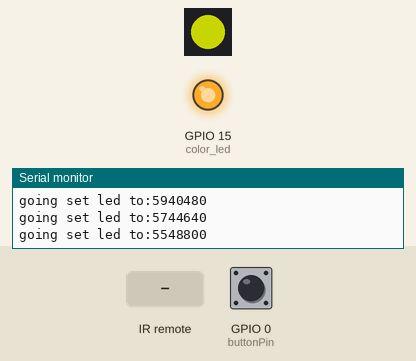
A sketch run on a simulated ESP8266 (NodeMCU). Parts: 1 RGB LEDs in strip order, left to right, output pins drawn as LEDs (lit = HIGH), the last lines printed to the serial monitor. The test bench sets the inputs (shaded band); at power-on: GPIO 0 (buttonPin) HIGH. Dim RGB values are drawn brighter than linear; WiFi joins after 1.5 s; servers stay silent unless stated.

Above: at 2.8 s.
2.9 s: infrared code 0xFFE01F received
At 3.0 s:
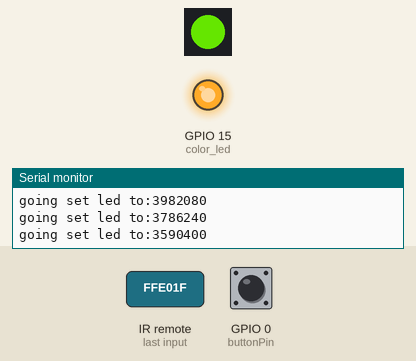
5.9 s: infrared code 0xFAB123 received
At 7.02 s:
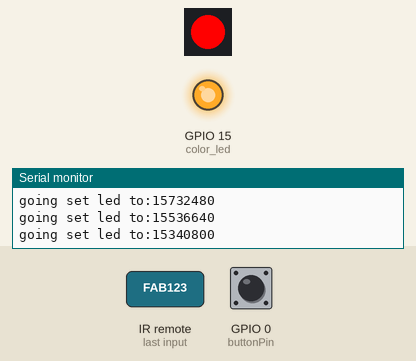
8.9 s: infrared code 0xFFE896 received
At 9.51 s:
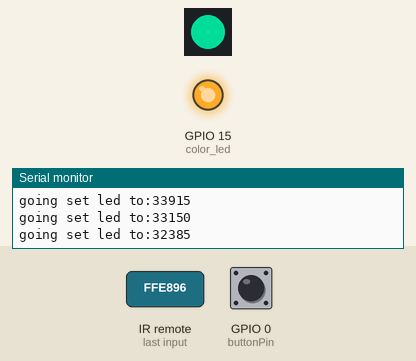
Timing chart, 0 to 17.9 s (numbered marks = the images above; inputs shaded):
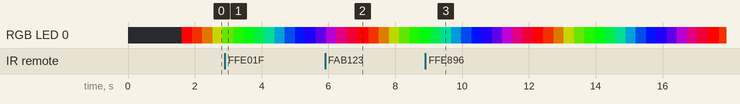

The sketch:

acremote.ino
```cpp
/*
    Simple HTTP get webclient test
*/

#include <DHT.h>
#include <Wire.h>
#include <IRremoteESP8266.h>
#include <ESP8266WiFi.h>
#include <ESP8266WebServer.h>
#include <ESP8266SSDP.h>
#include <Adafruit_TCS34725.h>
#include <Adafruit_NeoPixel.h>

const char* ssid     = "MM-Guest";
const char* password = "GuestAccess2016";

const int buttonPin     = 0;
const int irLedPin      = 2;
const int color_sda     = 4;
const int motionPin     = 5;
const int tempSensorPin = 12;
const int irSensorPin   = 13;
const int color_scl     = 14;
const int color_led     = 15; /* no such pin number! */
const int neoPixelPin   = 2;  /* conflicts with IR PIN; can't use 16 */

int temp_enabled = 0;
int color_enabled = 0;

ESP8266WebServer HTTP(80);
IRsend irsend(irLedPin);
IRrecv irrecv(irSensorPin);
DHT dht(tempSensorPin, DHT11);
Adafruit_TCS34725 tcs = Adafruit_TCS34725(TCS34725_INTEGRATIONTIME_700MS, TCS34725_GAIN_1X);
Adafruit_NeoPixel strip = Adafruit_NeoPixel(1, neoPixelPin, NEO_GRB + NEO_KHZ800);

void  ircode (decode_results *results)
{
  // Panasonic has an Address
  if (results->decode_type == PANASONIC) {
    Serial.print(results->panasonicAddress, HEX);
    Serial.print(":");
  }

  // Print Code
  Serial.print(results->value, HEX);
}
void  encoding (decode_results *results)
{
  switch (results->decode_type) {
    default:
    case UNKNOWN:      Serial.print("UNKNOWN");       break ;
    case NEC:          Serial.print("NEC");           break ;
    case SONY:         Serial.print("SONY");          break ;
    case RC5:          Serial.print("RC5");           break ;
    case RC6:          Serial.print("RC6");           break ;
    case DISH:         Serial.print("DISH");          break ;
    case SHARP:        Serial.print("SHARP");         break ;
    case JVC:          Serial.print("JVC");           break ;
    case SANYO:        Serial.print("SANYO");         break ;
    case MITSUBISHI:   Serial.print("MITSUBISHI");    break ;
    case SAMSUNG:      Serial.print("SAMSUNG");       break ;
    case LG:           Serial.print("LG");            break ;
    case WHYNTER:      Serial.print("WHYNTER");       break ;
    case AIWA_RC_T501: Serial.print("AIWA_RC_T501");  break ;
    case PANASONIC:    Serial.print("PANASONIC");     break ;
  }
}
void  dumpInfo (decode_results *results)
{
  // Show Encoding standard
  Serial.print("Encoding  : ");
  encoding(results);
  Serial.println("");

  // Show Code & length
  Serial.print("Code      : ");
  ircode(results);
  Serial.print(" (");
  Serial.print(results->bits, DEC);
  Serial.println(" bits)");
}
void  dumpRaw (decode_results *results)
{
  // Print Raw data
  Serial.print("Timing[");
  Serial.print(results->rawlen-1, DEC);
  Serial.println("]: ");

  for (int i = 1;  i < results->rawlen;  i++) {
    unsigned long  x = results->rawbuf[i] * USECPERTICK;
    if (!(i & 1)) {  // even
      Serial.print("-");
      if (x < 1000)  Serial.print(" ") ;
      if (x < 100)   Serial.print(" ") ;
      Serial.print(x, DEC);
    } else {  // odd
      Serial.print("     ");
      Serial.print("+");
      if (x < 1000)  Serial.print(" ") ;
      if (x < 100)   Serial.print(" ") ;
      Serial.print(x, DEC);
      if (i < results->rawlen-1) Serial.print(", "); //',' not needed for last one
    }
    if (!(i % 8))  Serial.println("");
  }
  Serial.println("");                    // Newline
}

void  dumpCode (decode_results *results)
{
  // Start declaration
  Serial.print("unsigned int  ");          // variable type
  Serial.print("rawData[");                // array name
  Serial.print(results->rawlen - 1, DEC);  // array size
  Serial.print("] = {");                   // Start declaration

  // Dump data
  for (int i = 1;  i < results->rawlen;  i++) {
    Serial.print(results->rawbuf[i] * USECPERTICK, DEC);
    if ( i < results->rawlen-1 ) Serial.print(","); // ',' not needed on last one
    if (!(i & 1))  Serial.print(" ");
  }

  // End declaration
  Serial.print("};");  //

  // Comment
  Serial.print("  // ");
  encoding(results);
  Serial.print(" ");
  ircode(results);

  // Newline
  Serial.println("");

  // Now dump "known" codes
  if (results->decode_type != UNKNOWN) {

    // Some protocols have an address
    if (results->decode_type == PANASONIC) {
      Serial.print("unsigned int  addr = 0x");
      Serial.print(results->panasonicAddress, HEX);
      Serial.println(";");
    }

    // All protocols have data
    Serial.print("unsigned int  data = 0x");
    Serial.print(results->value, HEX);
    Serial.println(";");
  }
}

void handleRoot() {
 HTTP.send(200, "text/html", "<html><head> <title>ESP8266 Demo</title></head><body><h1>Hello from ESP8266, you can send NEC encoded IR signals from here!</h1><p><a href=\"ir?code=16769055\">Send 0xFFE01F</a></p><p><a href=\"ir?code=16429347\">Send 0xFAB123</a></p><p><a href=\"ir?code=16771222\">Send 0xFFE896</a></p></body></html>");
}

void handleIr(){
  for (uint8_t i=0; i<HTTP.args(); i++){
    if(HTTP.argName(i) == "code")
    {
      unsigned long code = HTTP.arg(i).toInt();
      Serial.print("Sending 32Khz NEC code: ");
      Serial.println(code);
      irsend.sendNEC(code, 32);
    }
  }
  handleRoot();
}

void handleNotFound(){
  String message = "File Not Found\n\n";
  message += "URI: ";
  message += HTTP.uri();
  message += "\nMethod: ";
  message += (HTTP.method() == HTTP_GET)?"GET":"POST";
  message += "\nArguments: ";
  message += HTTP.args();
  message += "\n";
  for (uint8_t i=0; i<HTTP.args(); i++){
    message += " " + HTTP.argName(i) + ": " + HTTP.arg(i) + "\n";
  }
  HTTP.send(404, "text/plain", message);
}

void setup() {
  Serial.begin(115200);
  delay(100);

  Wire.pins(color_sda, color_scl); /* 4 = SDA / 14 = SCL */
  strip.begin();
  strip.show();

  // We start by connecting to a WiFi network

  Serial.println();
  Serial.println();
  Serial.print("Connecting to ");
  Serial.println(ssid);

  pinMode(buttonPin, INPUT);
  pinMode(color_led, OUTPUT);
  digitalWrite(color_led, 1);

  irsend.begin();
  irrecv.enableIRIn();
  dht.begin();

  if (tcs.begin()) {
    Serial.println("Found color sensor");
    color_enabled=1;
  } else {
    Serial.println("No TCS34725 color sensor found");
  }
  WiFi.mode(WIFI_STA); /* client mode */
  WiFi.begin(ssid, password);

  while (WiFi.status() != WL_CONNECTED) {
    delay(500);
    Serial.print(".");
  }

  byte macInt[6];
  String macStr;
  WiFi.macAddress(macInt);
  macStr.concat (String(macInt[5], HEX));
  macStr.concat (String(macInt[4], HEX));
  macStr.concat (String(macInt[3], HEX));
  macStr.concat (String(macInt[2], HEX));
  macStr.concat (String(macInt[1], HEX));
  macStr.concat (String(macInt[0], HEX));

  Serial.println("");
  Serial.println("WiFi connected");
  Serial.print("IP address: ");
  Serial.println(WiFi.localIP());
  Serial.print("SSID: ");
  Serial.println(WiFi.SSID());
  Serial.print("Signal Strength (RSSI): ");
  Serial.print(WiFi.RSSI());
  Serial.println("dBm");
  Serial.print("MAC address: ");
  Serial.println(macStr);

  Serial.printf("Starting HTTP...\n");
  HTTP.on("/", handleRoot);
  HTTP.on("/ir", handleIr);
  HTTP.on("/index.html", HTTP_GET, [](){
    HTTP.send(200, "text/plain", "Hello World!");
  });
  HTTP.on("/description.xml", HTTP_GET, [](){
    SSDP.schema(HTTP.client());
  });

  Serial.printf("Starting SSDP...\n");
  SSDP.setSchemaURL("description.xml");
  SSDP.setHTTPPort(80);
  SSDP.setName("WiFi IR Remote");
  SSDP.setSerialNumber(macStr);
  SSDP.setURL("index.html");
  SSDP.setModelName("Custom WiFi based IR transmitter");
  SSDP.setModelNumber("v1,0");
  SSDP.setModelURL("https://github.com/cj8scrambler/eagle/tree/master/HUZZAH_IR_SHIELD/hw");
  SSDP.setManufacturer("cj8scrambler");
  SSDP.setManufacturerURL("https://github.com/cj8scrambler/eagle/tree/master/HUZZAH_IR_SHIELD");
  SSDP.setDeviceType("urn:schemas-upnp-org:device:WifiRemote:1");
  SSDP.begin();

  HTTP.onNotFound(handleNotFound);
  HTTP.begin();
}

// Input a value 0 to 255 to get a color value.
// The colours are a transition r - g - b - back to r.
uint32_t Wheel(byte WheelPos) {
  WheelPos = 255 - WheelPos;
  if(WheelPos < 85) {
    return strip.Color(255 - WheelPos * 3, 0, WheelPos * 3);
  }
  if(WheelPos < 170) {
    WheelPos -= 85;
    return strip.Color(0, WheelPos * 3, 255 - WheelPos * 3);
  }
  WheelPos -= 170;
  return strip.Color(WheelPos * 3, 255 - WheelPos * 3, 0);
}

uint16_t counter=0;
uint8_t color=0;

void loop() {
  decode_results  results;        // Somewhere to store the results
  uint16_t r, g, b, c, colorTemp, lux;

  if (irrecv.decode(&results)) {  // Grab an IR code
    dumpInfo(&results);           // Output the results
    dumpRaw(&results);            // Output the results in RAW format
    dumpCode(&results);           // Output the results as source code
    Serial.println("");           // Blank line between entries
    irrecv.resume();              // Prepare for the next value
  }

  if (counter++ == 0) {
    if (temp_enabled) {
      Serial.print("Temp: ");
      Serial.println(dht.readTemperature());
      Serial.print("Humidity: ");
      Serial.println(dht.readHumidity());
    }

    if (color_enabled) {
      if (!digitalRead(buttonPin)) {
        Serial.println("Button Pressed");
        digitalWrite(color_led, 0);

        tcs.getRawData(&r, &g, &b, &c);
        colorTemp = tcs.calculateColorTemperature(r, g, b);
        lux = tcs.calculateLux(r, g, b);

        Serial.print("Color Temp: "); Serial.print(colorTemp, DEC); Serial.print(" K - ");
        Serial.print("Lux: "); Serial.print(lux, DEC); Serial.print(" - ");
        Serial.print("R: "); Serial.print(r, DEC); Serial.print(" ");
        Serial.print("G: "); Serial.print(g, DEC); Serial.print(" ");
        Serial.print("B: "); Serial.print(b, DEC); Serial.print(" ");
        Serial.print("C: "); Serial.print(c, DEC); Serial.print(" ");
        Serial.println(" ");
        strip.setPixelColor(0, r, g, b);
        strip.show();
      } else {
        digitalWrite(color_led, 1);
      }
    }
  }

  Serial.print("going set led to:");
  Serial.println(Wheel(color));

  strip.setPixelColor(0, Wheel(color++));
  strip.show();
  delay(20);

  HTTP.handleClient();
}
```
